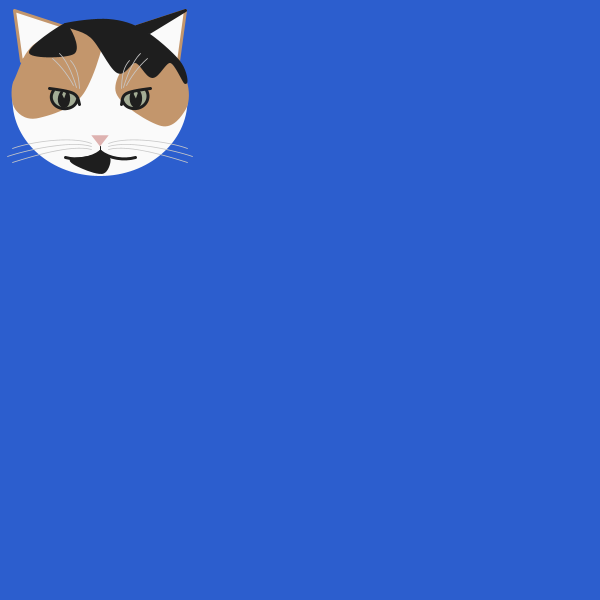
Frame 1 (no input)
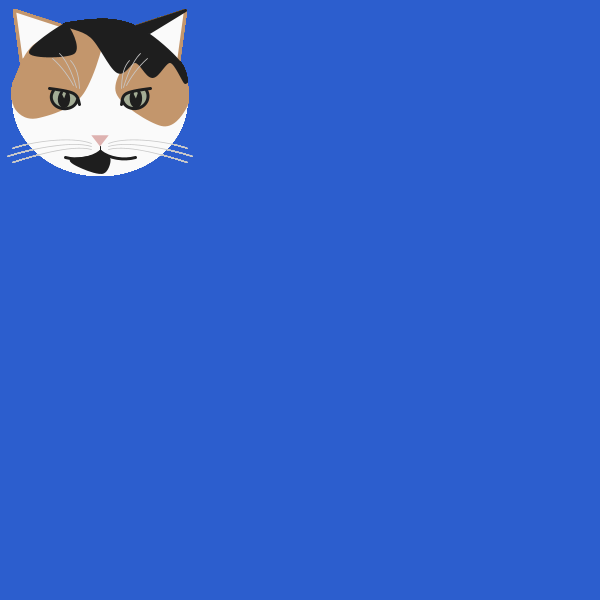
Frame 60 (the mouse pressed at the canvas centre just before this capture)
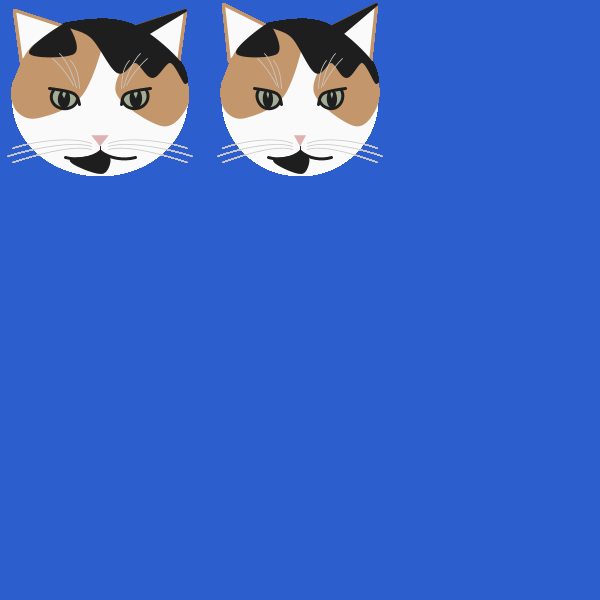
Frame 120 (the mouse held since frame 60 and released just before this capture)

The Processing sketch that drew these frames (run headless with seeded random() and noise(); from frame 60 on, the mouse is pressed at the canvas centre):

// Processing sketch: processing_71611
// ── processing_71611.pde

// Oliver Haimson
// Chernoff cats
// Copyright 2012

float x, y, wd, ht;
// the variable features
float eyeWidth, catWidth, earHeight, noseWidth;

void setup() {
  size(600, 600);
  smooth();
  background(44,94,206);
  x=width/6;
  y=height/6;
  ht=160;
  // set up the starting values for a "normal" cat face
  catWidth = 175;
  eyeWidth = catWidth/19;
  earHeight = .56;
  noseWidth = catWidth*.1;
  wd=catWidth;
}

void draw() {
  makeFace();
}

void makeFace() {
  wd=catWidth;
  strokeWeight(3);
  noStroke();
  fill(250);
  ellipse(x, y, wd, ht*.95);

  // ears
  fill(250);
  stroke(195, 150, 108);
  strokeJoin(ROUND);
  triangle(x+wd*.45, y-ht*.24, x+wd*.49, y-ht*earHeight, x+wd*.21, y-ht*.46);
  triangle(x-wd*.45, y-ht*.24, x-wd*.49, y-ht*earHeight, x-wd*.21, y-ht*.46);

  // calico
  fill(195, 150, 108);
  beginShape();
  curveVertex(x+wd*.4, y-ht*.2);
  curveVertex(x+wd*.49, y-ht*.11);
  curveVertex(x+wd*.48, y+ht*.05);
  curveVertex(x+wd*.35, y+ht*.15);
  curveVertex(x+wd*.1, y-ht*.05);
  curveVertex(x+wd*.2, y-ht*.3);
  curveVertex(x+wd*.3, y-ht*.34);
  curveVertex(x+wd*.49, y-ht*.11);
  curveVertex(x+wd*.55, y-ht*.02);
  endShape();

  beginShape();
  curveVertex(x-wd*.4, y-ht*.2);
  curveVertex(x-wd*.49, y-ht*.11);
  curveVertex(x-wd*.48, y+ht*.05);
  curveVertex(x-wd*.35, y+ht*.1);
  curveVertex(x-wd*.1, y-ht*.05);
  curveVertex(x+wd*.01, y-ht*.48);
  curveVertex(x-wd*.3, y-ht*.38);
  curveVertex(x-wd*.41, y-ht*.3);
  curveVertex(x-wd*.49, y-ht*.11);
  curveVertex(x-wd*.55, y-ht*.02);
  endShape();

  fill(30);
  stroke(30);
  beginShape();
  curveVertex(x-wd*.23, y-ht*.43);
  curveVertex(x-wd*.2, y-ht*.47);
  curveVertex(x+wd*.05, y-ht*.5);
  curveVertex(x+wd*.25, y-ht*.43);
  curveVertex(x+wd*.45, y-ht*.24);
  curveVertex(x+wd*.49, y-ht*.11);
  curveVertex(x+wd*.4, y-ht*.24);
  curveVertex(x+wd*.3, y-ht*.15);
  curveVertex(x+wd*.2, y-ht*.24);
  curveVertex(x+wd*.1, y-ht*.18);
  curveVertex(x-wd*.05, y-ht*.4);
  curveVertex(x-wd*.2, y-ht*.47);
  curveVertex(x-wd*.23, y-ht*.55);
  endShape();

  beginShape();
  curveVertex(x-wd*.3, y-ht*.45);
  curveVertex(x-wd*.2, y-ht*.47);
  curveVertex(x-wd*.15, y-ht*.3);
  curveVertex(x-wd*.4, y-ht*.3);
  curveVertex(x-wd*.2, y-ht*.47);
  curveVertex(x-wd*.1, y-ht*.45);
  endShape();

  noStroke();
  beginShape();
  curveVertex(x+wd*.1, y+ht*.1);
  curveVertex(x, y+ht*.32);
  curveVertex(x-wd*.17, y+ht*.37);
  curveVertex(x-wd*.1, y+ht*.43);
  curveVertex(x+wd*.02, y+ht*.46);
  curveVertex(x+wd*.06, y+ht*.37);
  curveVertex(x, y+ht*.32);
  curveVertex(x-wd*.1, y+ht*.3);
  endShape();

  stroke(30);
  triangle(x+wd*.28, y-ht*.42, x+wd*.49, y-ht*earHeight, x+wd*.21, y-ht*.46);

  // nose
  fill(222, 178, 176);
  noStroke();
  strokeJoin(ROUND);
  triangle(x-noseWidth*.5, y+ht*.22, x+noseWidth*.5, y+ht*.22, x, y+ht*.29);
  stroke(30);
  strokeWeight(1);
  line(x, y+ht*.29, x, y+ht*.32);

  // mouth
  noFill();
  stroke(30);
  strokeWeight(3);
  beginShape();
  curveVertex(x+wd*.1, y+ht*.1);
  curveVertex(x, y+ht*.32);
  curveVertex(x-wd*.2, y+ht*.36);
  curveVertex(x-wd*.4, y+ht*.2);
  endShape();

  beginShape();
  curveVertex(x-wd*.1, y+ht*.1);
  curveVertex(x, y+ht*.32);
  curveVertex(x+wd*.2, y+ht*.36);
  curveVertex(x+wd*.4, y+ht*.2);
  endShape();

  // eyes
  fill(163, 172, 149);
  beginShape();
  curveVertex(x-wd*.12, y+ht*.07);
  curveVertex(x-wd*.12, y+ht*.03);
  curveVertex(x-wd*.15, y-ht*.04);
  curveVertex(x-wd*.29, y-ht*.07);
  curveVertex(x-wd*.35, y-ht*.07);
  endShape();
  arc(x-wd*.2, y-ht*.02, wd/6.6, ht/6.6, .2, PI+QUARTER_PI-.2);

  beginShape();
  curveVertex(x+wd*.12, y+ht*.07);
  curveVertex(x+wd*.12, y+ht*.03);
  curveVertex(x+wd*.15, y-ht*.04);
  curveVertex(x+wd*.29, y-ht*.07);
  curveVertex(x+wd*.35, y-ht*.07);
  endShape();
  arc(x+wd*.2, y-ht*.02, wd/6.6, ht/6.6, -.5, PI-.3);

  fill(30);
  arc(x-wd*.205, y-ht*.01, eyeWidth, ht/10, -1, 4);
  arc(x+wd*.205, y-ht*.01, eyeWidth, ht/10, -1, 4);

  // whiskers
  stroke(200);
  strokeWeight(.8);
  noFill();
  curve(x-wd*.2, y+ht*.6, x+wd*.05, y+ht*.27, x+wd*.5, y+ht*.3, x+wd*.6, y+ht*.5);
  curve(x-wd*.2, y+ht*.6, x+wd*.05, y+ht*.29, x+wd*.53, y+ht*.35, x+wd*.6, y+ht*.5);
  curve(x-wd*.2, y+ht*.6, x+wd*.05, y+ht*.31, x+wd*.5, y+ht*.39, x+wd*.6, y+ht*.5);
  curve(x+wd*.2, y+ht*.6, x-wd*.05, y+ht*.27, x-wd*.5, y+ht*.3, x-wd*.6, y+ht*.5);
  curve(x+wd*.2, y+ht*.6, x-wd*.05, y+ht*.29, x-wd*.53, y+ht*.35, x-wd*.6, y+ht*.5);
  curve(x+wd*.2, y+ht*.6, x-wd*.05, y+ht*.31, x-wd*.5, y+ht*.39, x-wd*.6, y+ht*.5);

  curve(x+wd*.15, y, x+wd*.12, y-ht*.07, x+wd*.17, y-ht*.25, x+wd*.4, y-ht*.4);
  curve(x+wd*.15, y, x+wd*.135, y-ht*.08, x+wd*.23, y-ht*.29, x+wd*.44, y-ht*.4);
  curve(x+wd*.15, y, x+wd*.15, y-ht*.09, x+wd*.27, y-ht*.26, x+wd*.48, y-ht*.4);
  curve(x-wd*.15, y, x-wd*.12, y-ht*.07, x-wd*.17, y-ht*.25, x-wd*.4, y-ht*.4);
  curve(x-wd*.15, y, x-wd*.135, y-ht*.08, x-wd*.23, y-ht*.29, x-wd*.44, y-ht*.4);
  curve(x-wd*.15, y, x-wd*.15, y-ht*.09, x-wd*.27, y-ht*.26, x-wd*.48, y-ht*.4);
}

void mousePressed() {
  // set random values for variable face features
  catWidth=random(75, 200);
  eyeWidth=random(catWidth/40, catWidth/10);
  earHeight=random(.35, .61);
  noseWidth=random(catWidth*.04, catWidth*.2);
  // populate the rest of the screen
  if (x < (width-width/3)) {
    x+=width/3;
  }
  else if (x > (width-width/3)) {
    x=width/6;
    y+=height/3;
  }
  // start over after 9 cats are drawn
  if (y > height) {
    background(44,94,206);
    x=width/6;
    y=height/6;
  }
  makeFace();
}
